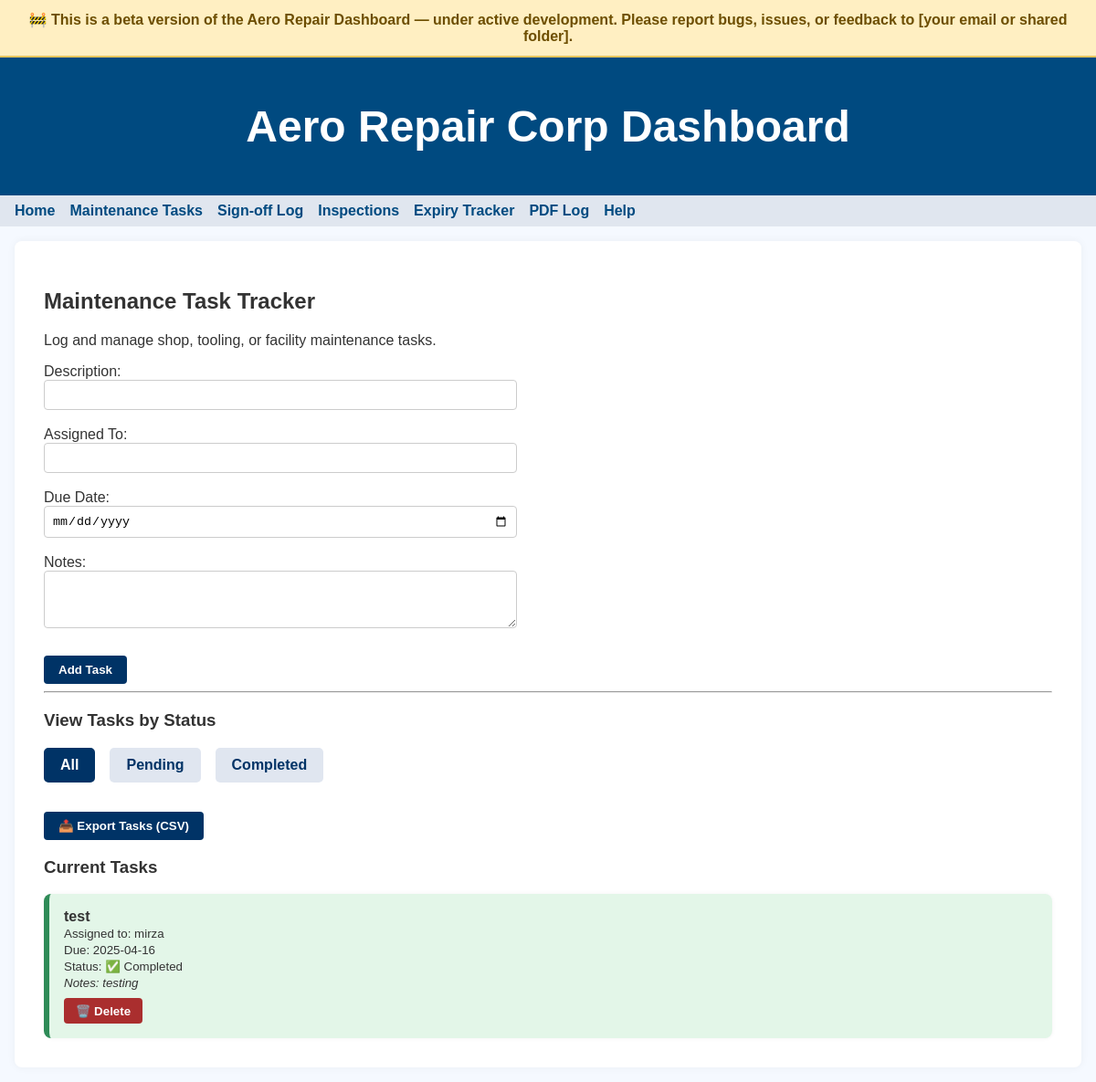
/tasks, run on an earlier commit of the app's database.
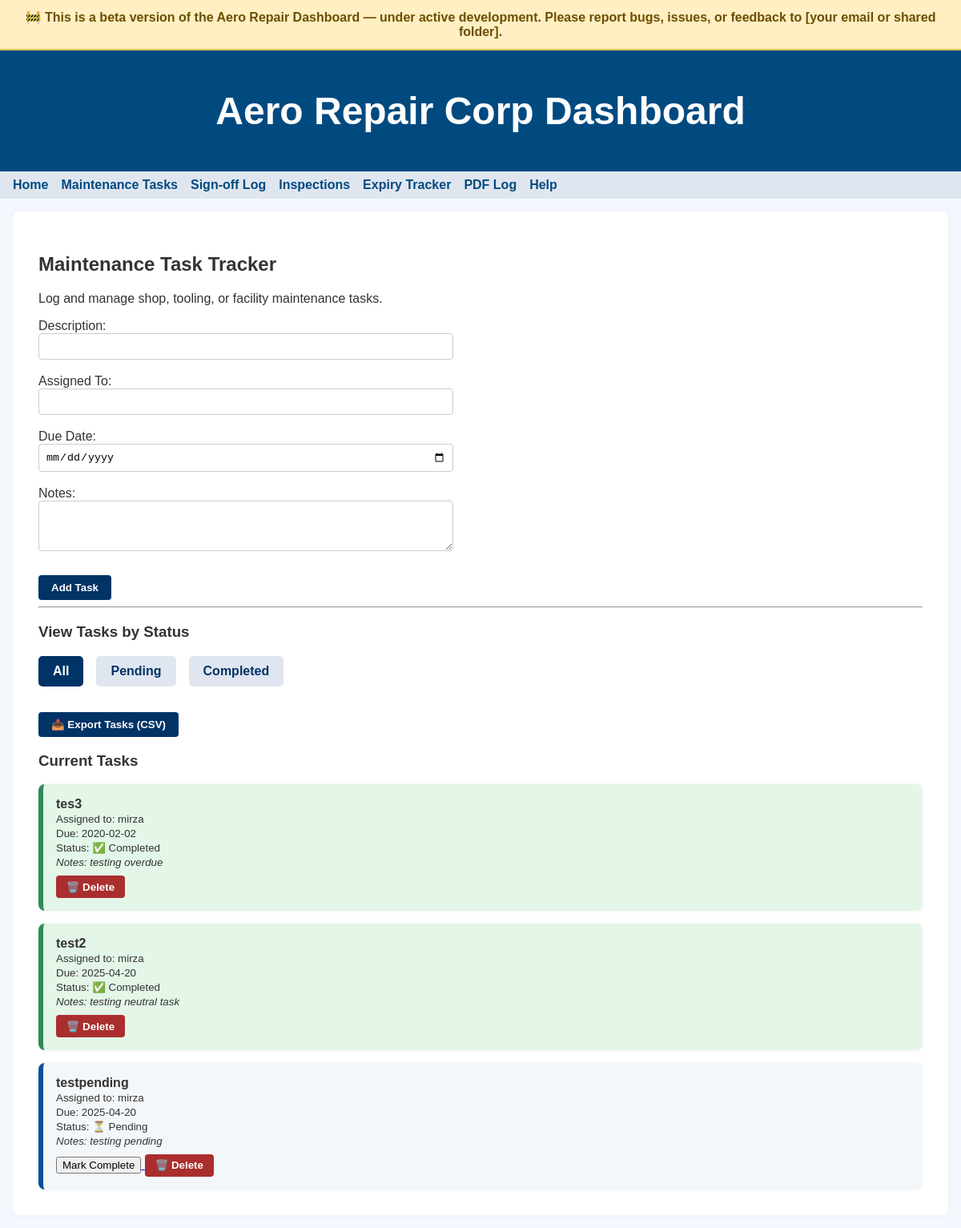
And on a later commit of the database.
### tables this page shows
CREATE TABLE tasks (
            id INTEGER PRIMARY KEY AUTOINCREMENT,
            description TEXT NOT NULL,
            assigned_to TEXT,
            due_date DATE,
            status TEXT DEFAULT 'Pending',
            notes TEXT
        );

### app.py (the view, shortened to what this page needs)
@app.route('/tasks', methods=['GET', 'POST'])
def tasks():
    conn = sqlite3.connect(TASK_DB)
    cursor = conn.cursor()
    cursor.execute('''
        CREATE TABLE IF NOT EXISTS tasks (
            id INTEGER PRIMARY KEY AUTOINCREMENT,
            description TEXT NOT NULL,
            assigned_to TEXT,
            due_date DATE,
            status TEXT DEFAULT 'Pending',
            notes TEXT
        )
    ''')
    filter_status = request.args.get('status', 'All')
    if filter_status == 'Pending':
        cursor.execute("SELECT * FROM tasks WHERE status = 'Pending' ORDER BY due_date")
    elif filter_status == 'Completed':
        cursor.execute("SELECT * FROM tasks WHERE status = 'Completed' ORDER BY due_date")
    else:
        cursor.execute("SELECT * FROM tasks ORDER BY due_date")
    tasks = cursor.fetchall()
    conn.close()
    return render_template("tasks.html", tasks=tasks, now=datetime.now().strftime("%Y-%m-%d"), filter_status=filter_status)

### templates/tasks.html (shortened to what this page needs)
{% extends "base.html" %}
{% block content %}
<h2>Maintenance Task Tracker</h2>
<p>Log and manage shop, tooling, or facility maintenance tasks.</p>
<form method="POST" class="task-form">
    <label>Description:</label><br>
    <input name="description" required><br><br>
    <label>Assigned To:</label><br>
    <input name="assigned_to"><br><br>
    <label>Due Date:</label><br>
    <input type="date" name="due_date"><br><br>
    <label>Notes:</label><br>
    <textarea name="notes" rows="3"></textarea><br><br>
    <button type="submit">Add Task</button>
</form>
<hr>
<h3>View Tasks by Status</h3>
<div class="filter-buttons">
    <a href="{{ url_for('tasks') }}" class="filter-btn {% if filter_status == 'All' %}active{% endif %}">All</a>
    <a href="{{ url_for('tasks', status='Pending') }}" class="filter-btn {% if filter_status == 'Pending' %}active{% endif %}">Pending</a>
    <a href="{{ url_for('tasks', status='Completed') }}" class="filter-btn {% if filter_status == 'Completed' %}active{% endif %}">Completed</a>
</div>
<a href="{{ url_for('export_tasks') }}">
    <button class="log-btn">📤 Export Tasks (CSV)</button>
</a>
<h3>Current Tasks</h3>
<div class="task-grid">
    {% for task in tasks %}
    <div class="task-card {% if task[4] == 'Completed' %}complete{% elif task[3] < now %}overdue{% endif %}">
        <strong>{{ task[1] }}</strong><br>
        <small>Assigned to: {{ task[2] }}</small><br>
        <small>Due: {{ task[3] }}</small><br>
        <small>Status:
            {% if task[4] == 'Completed' %}
                ✅ Completed
            {% else %}
                ⏳ Pending
            {% endif %}
        </small><br>
        {% if task[5] %}
            <small><em>Notes: {{ task[5] }}</em></small><br>
        {% endif %}
        {% if task[4] != 'Completed' %}
    <a href="/complete-task/{{ task[0] }}">
        <button>Mark Complete</button>
    </a>
{% endif %}
<form method="POST" action="/delete-task/{{ task[0] }}" onsubmit="return confirm('Are you sure you want to delete this task?');" style="display:inline;">
    <button class="delete-btn">🗑️ Delete</button>
</form>
    </div>
    {% endfor %}
</div>
{% endblock %}

### templates/base.html (shortened to what this page needs)
<!DOCTYPE html>
<html lang="en">
<head>
    <link rel="stylesheet" href="{{ url_for('static', filename='style.css') }}">
</head>
<body>
<div class="beta-banner">
    🚧 This is a beta version of the Aero Repair Dashboard — under active development.
    Please report bugs, issues, or feedback to <strong>[your email or shared folder]</strong>.
</div>
    <header class="header">
        <h1>Aero Repair Corp Dashboard</h1>
    </header>
    <nav class="nav">
        <ul>
            <li><a href="{{ url_for('dashboard') }}">Home</a></li>
            <li><a href="{{ url_for('tasks') }}">Maintenance Tasks</a></li>
            <li><a href="{{ url_for('signoffs') }}">Sign-off Log</a></li>
            <li><a href="{{ url_for('inspections') }}">Inspections</a></li>
            <li><a href="{{ url_for('expiry') }}">Expiry Tracker</a></li>
            <li><a href="{{ url_for('view_pdf_log') }}">PDF Log</a></li>
            <li><a href="{{ url_for('help_page') }}">Help</a></li>
        </ul>
    </nav>
    <main class="page-content">
        {% block content %}{% endblock %}
    </main>
</body>
</html>

### static/style.css (style rules this page uses)
body { font-family: Arial, sans-serif; margin: 0; background-color: #f5f9ff; color: #333; }
.header { background-color: #004a80; color: white; padding: 1rem; text-align: center; font-size: 1.5rem; }
.nav { background-color: #e0e6ef; padding: 0.5rem 1rem; }
.nav ul { list-style: none; padding: 0; margin: 0; display: flex; flex-wrap: wrap; gap: 1rem; }
.nav a { text-decoration: none; color: #004a80; font-weight: bold; }
.page-content { padding: 2rem; background: white; margin: 1rem; border-radius: 8px; box-shadow: 0 0 10px rgba(0,0,0,0.05); }
.log-btn { padding: 0.5rem 1rem; background-color: #003366; color: white; border: none; border-radius: 4px; font-weight: bold; cursor: pointer; transition: background 0.2s ease; }
.task-form input, .task-form textarea { width: 100%; max-width: 500px; padding: 0.5rem; border-radius: 4px; border: 1px solid #ccc; }
.task-form button { margin-top: 0.5rem; padding: 0.5rem 1rem; background-color: #003366; color: white; border: none; border-radius: 4px; font-weight: bold; cursor: pointer; }
.task-grid { display: grid; gap: 1rem; margin-top: 1rem; }
.task-card { background: #f4f7fa; padding: 1rem; border-radius: 8px; border-left: 6px solid #005299; box-shadow: 0 0 5px rgba(0,0,0,0.05); }
.task-card.complete { background: #e3f6e8; border-left-color: #2e8b57; }
.filter-buttons { margin: 1rem 0 2rem; display: flex; gap: 1rem; flex-wrap: wrap; }
.filter-btn { padding: 0.5rem 1rem; background-color: #e0e6f0; color: #003366; border: 2px solid transparent; border-radius: 5px; text-decoration: none; font-weight: bold; transition: background 0.2s, border 0.2s; }
.filter-btn.active { background-color: #003366; color: white; border-color: #003366; }
.delete-btn { background-color: #aa2e2e; color: white; border: none; padding: 0.4rem 0.8rem; margin-top: 0.5rem; border-radius: 4px; font-weight: bold; cursor: pointer; }
.beta-banner { background-color: #ffefc2; color: #6d4e00; padding: 0.75rem; text-align: center; font-weight: bold; border-bottom: 2px solid #e6c45d; }

What changed in the data, as far as the page shows it:
removed tasks: description "test", assigned_to "mirza", due_date "2025-04-16", status "✅ Completed", notes "testing"
added tasks: description "tes3", assigned_to "mirza", due_date "2020-02-02", status "✅ Completed", notes "testing overdue"
added tasks: description "test2", assigned_to "mirza", due_date "2025-04-20", status "✅ Completed", notes "testing neutral task"
added tasks: description "testpending", assigned_to "mirza", due_date "2025-04-20", status "⏳ Pending", notes "testing pending"
